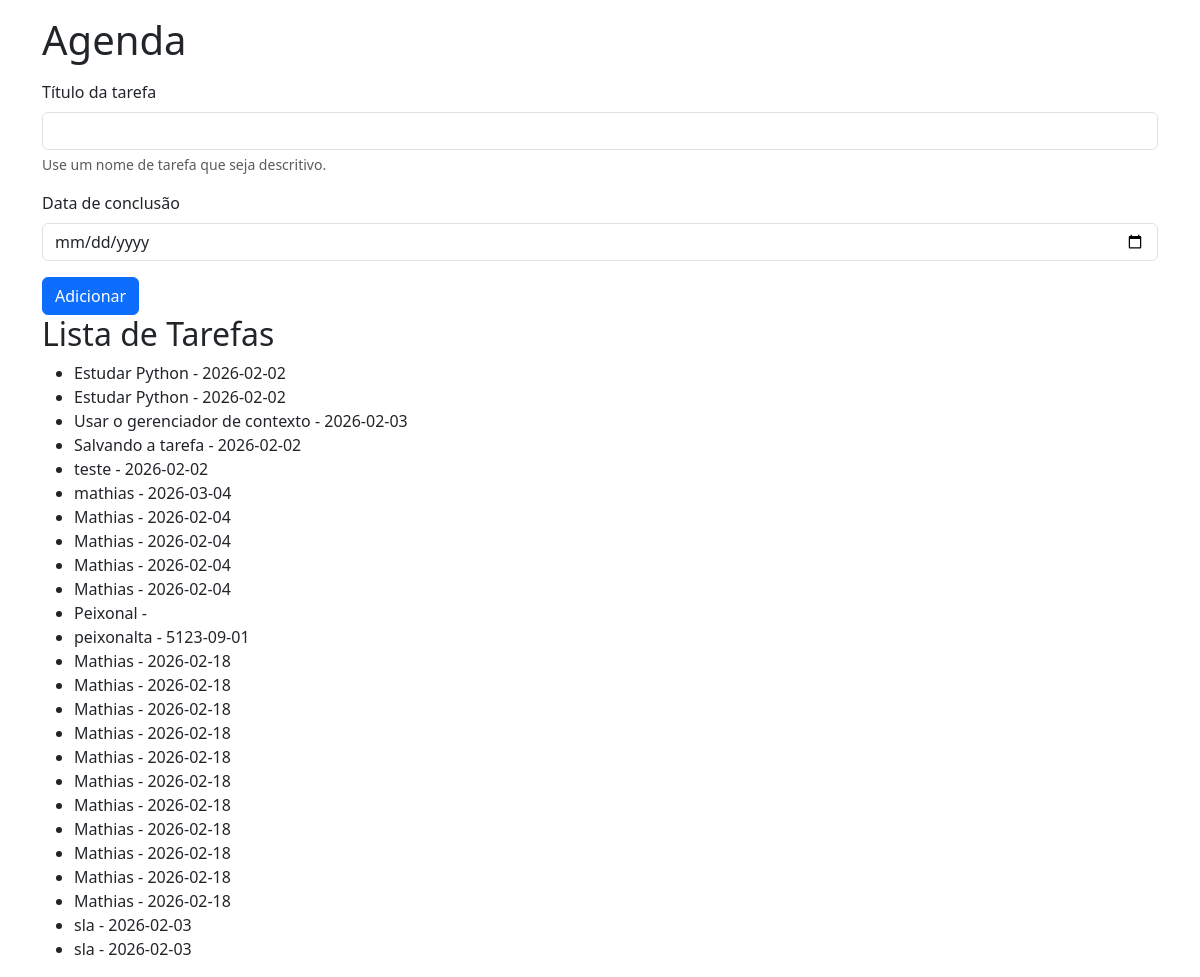
Page /agenda on the earlier database version.
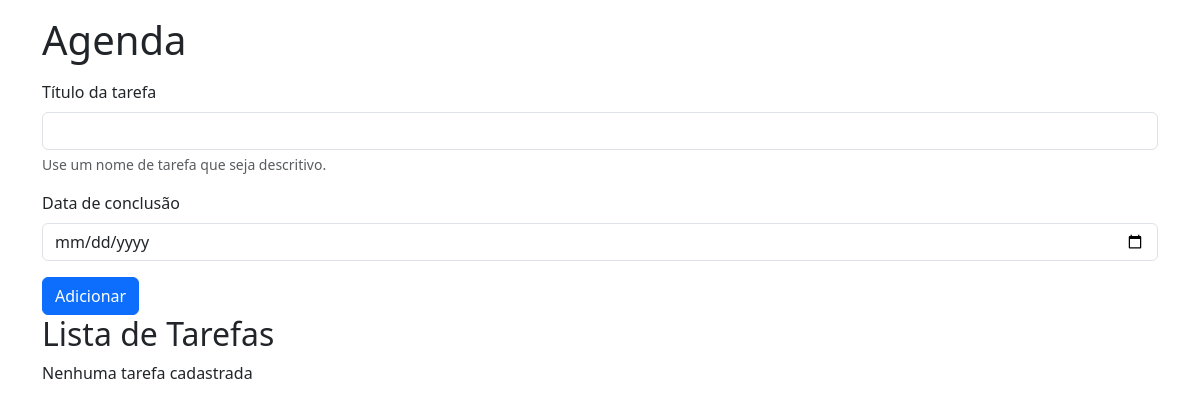
Same page on the later database version.
### tables this page shows
CREATE TABLE tarefas (
        id INTEGER PRIMARY KEY AUTOINCREMENT,
        titulo_tarefa TEXT NOT NULL,
        data_conclusao TEXT);

### app.py (the view)
@app.route('/agenda', methods=['GET', 'POST'])
def agenda():
    tarefas = None
    if request.method == 'POST':
        titulo_tarefa = request.form['titulo-tarefa']
        data_conclusao = request.form['data-conclusao']
        tarefa = Tarefa(titulo_tarefa, data_conclusao)
        tarefa.salvar_tarefa()
    tarefas = Tarefa.obter_tarefas()
    return render_template('agenda.html', titulo='Agenda', tarefas=tarefas)

### models/database.py (called while the page is built)
    def buscar_tudo(self, query: str, params: tuple = ()) -> list[Any]:
        self.cursor.execute(query, params)
        return self.cursor.fetchall()

    def close(self) -> None:
        self.connection.close()

    def __enter__(self) -> Self:
        return self

    def __exit__(
            self,
            exc_type: Optional[Type[BaseException]],
            exc_value: Optional[BaseException],
            tb: Optional[TracebackType]) -> None:
        if exc_type is not None:
            print('Exceção capturada no contexto:')
            print(f'Tipo: {exc_type.__name__}')
            print(f'Mensagem: {exc_value}')
            print('Traceback completo:')
            traceback.print_tb(tb)
        self.close()

### models/tarefa.py (called while the page is built)
    @classmethod
    def obter_tarefas(cls) -> list[Self]:
        with Database('./data/tarefas.sqlite3') as db:
            query: str = 'SELECT titulo_tarefa, data_conclusao FROM tarefas;'
            resultados: list[Any] = db.buscar_tudo(query)
            tarefas: list[Self] = [cls(titulo, data) for titulo, data in resultados]
            return tarefas

### templates/agenda.html
{% extends "base.html" %}
{% block content %}
    <form class="mt-3" method="POST">
        <div class="mb-3">
            <label for="titulo-tarefa" class="form-label">Título da tarefa</label>
            <input type="text" class="form-control" name="titulo-tarefa" id="titulo-tarefa" aria-describedby="ajudaNomeTarefa" required>
            <div id="ajudaNomeTarefa" class="form-text">Use um nome de tarefa que seja descritivo.</div>
        </div>
        <div class="mb-3">
            <label for="data-conclusao" class="form-label">Data de conclusão</label>
            <input type="date" class="form-control" id="data-conclusao" name="data-conclusao" id="data-conclusao">
        </div>
        <button type="submit" class="btn btn-primary">Adicionar</button>
    <h2>Lista de Tarefas</h2>
        {% if tarefas %}
            <ul>
                {% for tarefa in tarefas %}
                    <li>{{ tarefa.titulo_tarefa }} - {{ tarefa.data_conclusao }}</li>
                {% endfor %}
            </ul>
        {% else %}
            <p>Nenhuma tarefa cadastrada</p>
        {% endif %}
{% endblock %}

### templates/base.html (shortened to what this page needs)
<!DOCTYPE html>
<html lang="pt-br">
<head>
    <link rel="stylesheet" href="{{ url_for('static', filename='style.css') }}">
    <link href="https://cdn.jsdelivr.net/npm/bootstrap@5.3.8/dist/css/bootstrap.min.css" rel="stylesheet">
</head>
<body class="container">
    <h1 class="mt-3">{{ titulo }}</h1>
    {% block content %}{% endblock %}
</body>
</html>

Differences in the rows shown:
removed tarefas: titulo_tarefa "Estudar Python", data_conclusao "2026-02-02"
removed tarefas: titulo_tarefa "Estudar Python", data_conclusao "2026-02-02"
removed tarefas: titulo_tarefa "Usar o gerenciador de contexto", data_conclusao "2026-02-03"
removed tarefas: titulo_tarefa "Salvando a tarefa", data_conclusao "2026-02-02"
removed tarefas: titulo_tarefa "teste", data_conclusao "2026-02-02"
removed tarefas: titulo_tarefa "mathias", data_conclusao "2026-03-04"
removed tarefas: titulo_tarefa "Mathias", data_conclusao "2026-02-04"
removed tarefas: titulo_tarefa "Mathias", data_conclusao "2026-02-04"
removed tarefas: titulo_tarefa "Mathias", data_conclusao "2026-02-04"
removed tarefas: titulo_tarefa "Mathias", data_conclusao "2026-02-04"
removed tarefas: titulo_tarefa "Peixonal"
removed tarefas: titulo_tarefa "peixonalta", data_conclusao "5123-09-01"
removed tarefas: titulo_tarefa "Mathias", data_conclusao "2026-02-18"
removed tarefas: titulo_tarefa "Mathias", data_conclusao "2026-02-18"
removed tarefas: titulo_tarefa "Mathias", data_conclusao "2026-02-18"
removed tarefas: titulo_tarefa "Mathias", data_conclusao "2026-02-18"
removed tarefas: titulo_tarefa "Mathias", data_conclusao "2026-02-18"
removed tarefas: titulo_tarefa "Mathias", data_conclusao "2026-02-18"
removed tarefas: titulo_tarefa "Mathias", data_conclusao "2026-02-18"
removed tarefas: titulo_tarefa "Mathias", data_conclusao "2026-02-18"
removed tarefas: titulo_tarefa "Mathias", data_conclusao "2026-02-18"
removed tarefas: titulo_tarefa "Mathias", data_conclusao "2026-02-18"
removed tarefas: titulo_tarefa "Mathias", data_conclusao "2026-02-18"
removed tarefas: titulo_tarefa "sla", data_conclusao "2026-02-03"
removed tarefas: titulo_tarefa "sla", data_conclusao "2026-02-03"
Other differences:
text now shown: "Nenhuma tarefa cadastrada"
